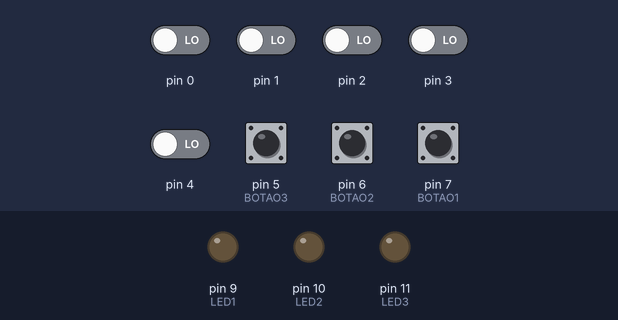
This sketch was run on a simulated Arduino Uno, built with avr-gcc and run on an emulated ATmega328P. Parts: output pins drawn as LEDs (lit = HIGH). The test bench sets the inputs (shaded band); at power-on: pin 5 (BOTAO3), pin 6 (BOTAO2), pin 7 (BOTAO1) HIGH, pin 0–4 LOW.

Above: at 0.8 s.
0.9 s: pin 5 (BOTAO3) pulled LOW for 0.15 s
At 2.1 s:
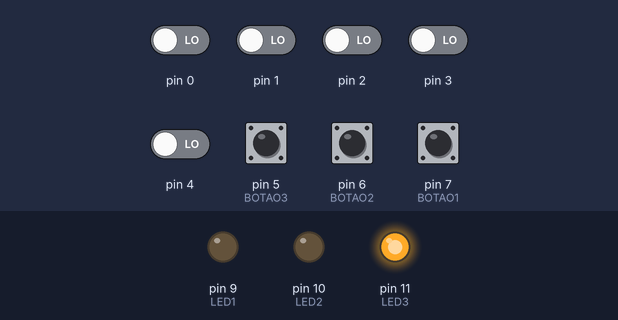
2.5 s: pin 6 (BOTAO2) pulled LOW for 0.15 s
At 3.4 s:
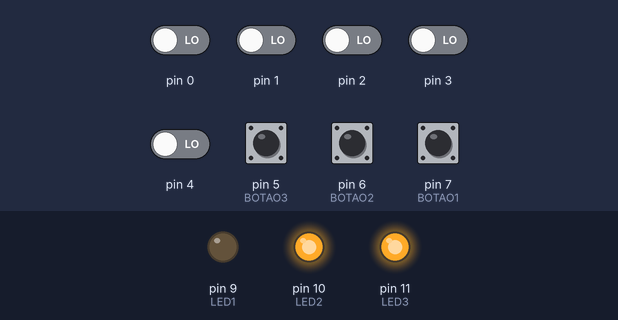
4.1 s: pin 7 (BOTAO1) pulled LOW for 0.15 s
At 4.6 s:
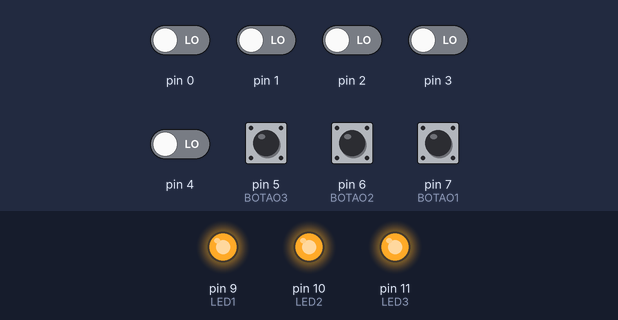
Timing chart, 0 to 7.1 s (numbered marks = the images above; inputs shaded):
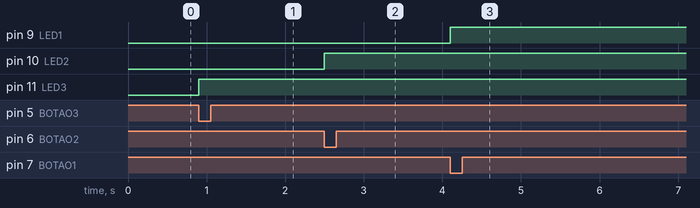

Measured:
- after the input at 0.9 s, pin 11 (LED3): LOW → HIGH at once
- after the input at 2.5 s, pin 10 (LED2): LOW → HIGH at once
- after the input at 4.1 s, pin 9 (LED1): LOW → HIGH at once

The sketch:

R5-EX2-TESTE.ino
```cpp
#define BOTAO1 (1<<PD7)
#define BOTAO2 (1<<PD6)
#define BOTAO3 (1<<PD5)

#define LED1 (1 << PB1)  // LED do motor M1 agora no pino PB1
#define LED2 (1 << PB2)  // LED do motor M2 agora no pino PB2
#define LED3 (1 << PB3)  // LED do motor M3 agora no pino PB3

#define POTENCIA_M1 30
#define POTENCIA_M2 50
#define POTENCIA_M3 70

int main(void) {
    // Definir botões como entrada com pull-up
    DDRD &= ~(BOTAO1 | BOTAO2 | BOTAO3);
    PORTD |= (BOTAO1 | BOTAO2 | BOTAO3);

    // Definir LEDs como saída e iniciar desligados
    DDRB |= (LED1 | LED2 | LED3);
    PORTB &= ~(LED1 | LED2 | LED3);

    for (;;) {
        int potenciaTotal = 0;
        int estadoA = !(PIND & BOTAO1);
        int estadoB = !(PIND & BOTAO2);
        int estadoC = !(PIND & BOTAO3);

        // Somar a potência dos motores ligados
        if (estadoA) potenciaTotal += POTENCIA_M1;
        if (estadoB) potenciaTotal += POTENCIA_M2;
        if (estadoC) potenciaTotal += POTENCIA_M3;

        // Se ultrapassar 90HP, desligar motores na ordem de menor potência primeiro
        if (potenciaTotal > 90) {
            if (estadoA) { // Desligar M1 primeiro (30HP)
                estadoA = 0;
                potenciaTotal -= POTENCIA_M1;
            }
            if (potenciaTotal > 90 && estadoB) { // Se ainda for maior que 90, desligar M2 (50HP)
                estadoB = 0;
                potenciaTotal -= POTENCIA_M2;
            }
            if (potenciaTotal > 90 && estadoC) { // Se ainda ultrapassar, desligar M3 (70HP)
                estadoC = 0;
                potenciaTotal -= POTENCIA_M3;
            }
        }

        // Atualizar os LEDs de acordo com os motores ligados
        //PORTB &= ~(LED1 | LED2 | LED3); // Apagar todos os LEDs antes de atualizar

        if (estadoA) PORTB |= LED1;
        if (estadoB) PORTB |= LED2;
        if (estadoC) PORTB |= LED3;
    }
}
```
